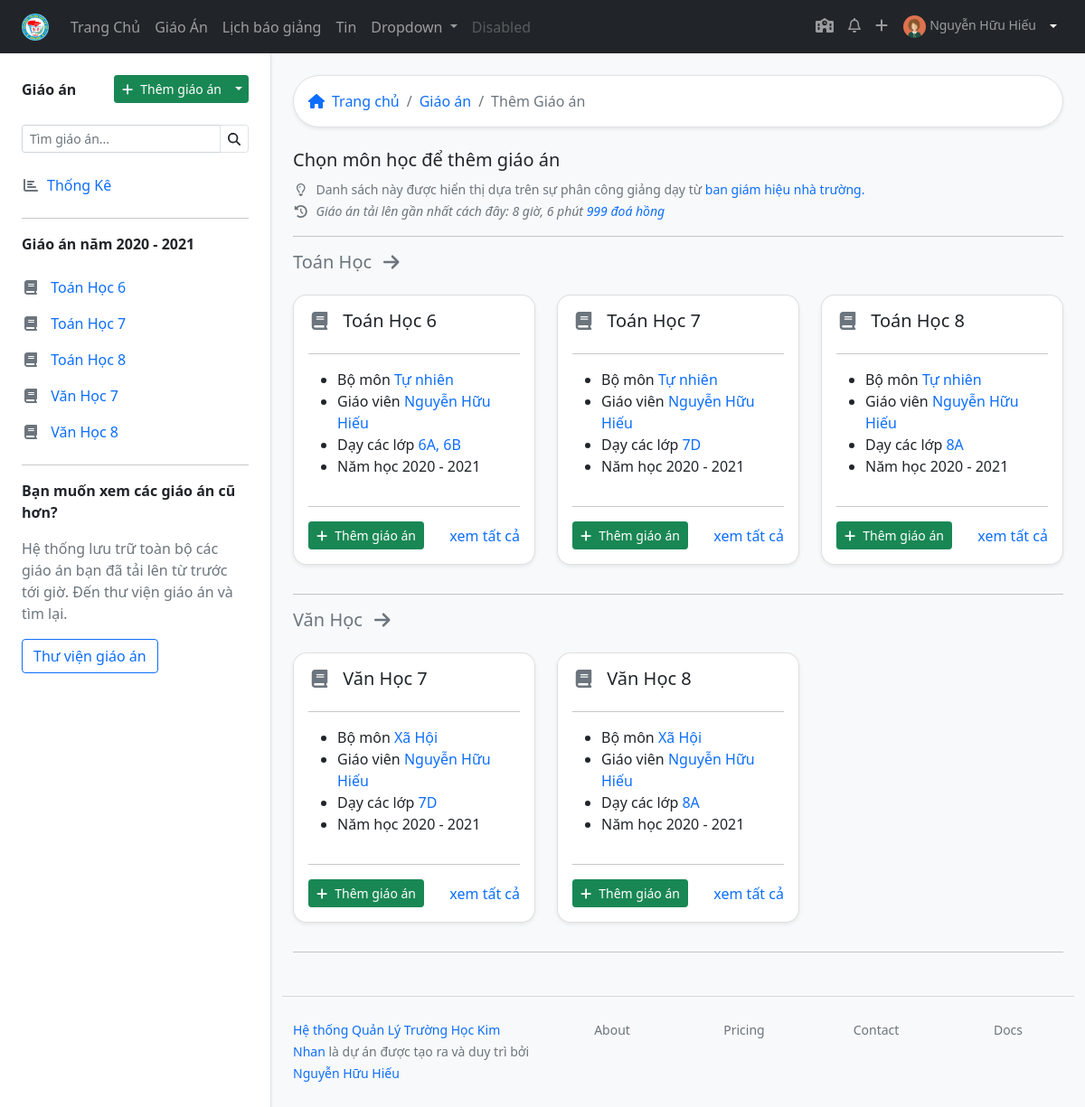
Before: /lesson/add/ (signed in) with the older database file.
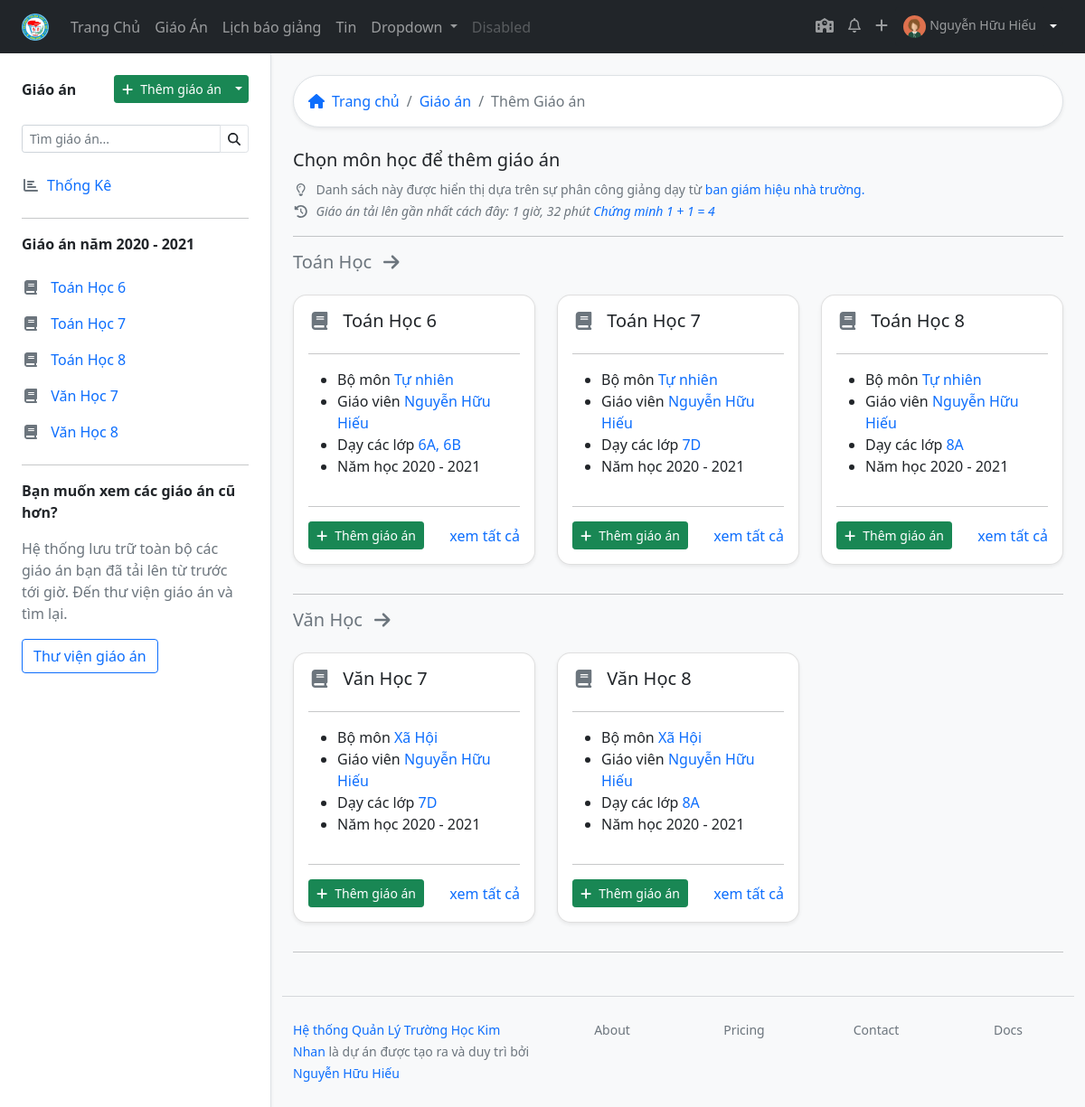
After: the same page with the newer database file.
### lessonmanagement/models.py (models this page shows, shortened)
class Lesson(models.Model):
    title = models.CharField(max_length=200)
    lesson_path = models.FileField(blank=True, null=True)
    upload_time = models.DateTimeField(blank=True, null=True)
    edit_time = models.DateTimeField(blank=True, null=True)
    LEVEL_CHOICES = [
        (6, 6),
        (7, 7),
        (8, 8),
        (9, 9)
    ]
    level = models.IntegerField(choices=LEVEL_CHOICES)
    description = models.CharField(max_length=200, null=True, blank=True)
    teacher = models.ForeignKey(Teacher, on_delete=models.CASCADE)
    subject = models.ForeignKey(Subject, on_delete=models.CASCADE)
    start_number_lesson = models.IntegerField(help_text="Bài giảng này ở tiết số mấy")
    cout_number_lesson = models.IntegerField(help_text="Bài giảng này trong bao nhiêu tiết")
    schoolyear = models.ForeignKey("Schoolyear", on_delete=models.CASCADE, blank=True, null=True)
    classyear = models.ManyToManyField(Classyear, through="LessonClassyear")
    STATUS_CHOICES = [
    ('pending', 'Chờ duyệt'),
    ('acept', 'Đã duyệt'),
    ('deny', 'Bị từ chối'),
    ]
    status = models.CharField(max_length=10, blank=True, choices=STATUS_CHOICES ,default='pending')
    checker = models.ForeignKey(Teacher, related_name="lesson_checker" ,on_delete=models.SET_NULL, null=True, blank=True)
    check_date = models.DateTimeField(auto_now=True)
    note_checker = models.CharField(max_length=200, blank=True)
    class Meta:
        verbose_name = "Giáo Án"
        verbose_name_plural = "Giáo Án"
        ordering = ["-upload_time"]

### lessonmanagement/views.py (the view)
# urls.py: path('lesson/add/', views.addlesson, name="addlesson"),
def addlesson(request):
    try:
        lesson_latest = Lesson.objects.filter(teacher=request.user.teacher.id).latest('upload_time')
        context = {
            'lesson_latest': lesson_latest
        }
    except:
        context = {
        }
    return render(request, 'add_lesson.html', context)

### lessonmanagement/models.py (called while the page is built)
    def full_name(self):
        return ('%s %s') % (self.firstname, self.lastname)

    def schoolyear(self):
        if now.month < 9:
            return ('%s - %s') % (now.year - 1, now.year)
        else:
            return ('%s - %s') % (now.year, now.year+1)

    def lesson_list(self):
        return self.lesson_set.filter(teacher = self.user.id)

    def subject_classyear_list(self):
        return self.subjectclassyear_set.filter(is_teach_now = True).order_by('subject__title').values('subject__title', 'classyear__startyear','subject__group__title').distinct()

    def subject_classyeartitle_list(self):
        return self.subjectclassyear_set.filter(is_teach_now = True).order_by('subject__title').values('subject__title', 'classyear__startyear','subject__group__title', 'classyear__title').distinct()

### lessonmanagement/templatetags/lessonmanagement_extras.py (called while the page is built)
@register.filter
def classlevel(value):
    now = datetime.now()
    i = 0
    if (now.month < 9):
        i =  (now.year - value) + 5
    else:
        i = (now.year - value) + 6
    if i in [6,7,8,9]:
        return i
    else:
        return value

### lessonmanagement/templates/add_lesson.html
{% extends 'base_withsidebar.html' %}
{% block content %}
{% with teacher=request.user.teacher %}
{% load lessonmanagement_extras %}
<div class="bg-white border shadow-sm p-3 rounded-pill mb-4">
    <nav aria-label="breadcrumb">
      <ol class="breadcrumb m-0 ">
        <li class="breadcrumb-item"><a href="{% url 'index' %}" class="text-decoration-none"><i class="fas fa-home me-2"></i>Trang chủ</a></li>
        <li class="breadcrumb-item"> <a href="{% url 'alllessons' %}" class="text-decoration-none">Giáo án</a></li>
        <li class="breadcrumb-item active" aria-current="page">Thêm Giáo án</li>
      </ol>
    </nav>
  </div>
  <h5>Chọn môn học để thêm giáo án</h5>
  <small class="text-muted"><i class="far fa-lightbulb me-2 fa-fw"></i>Danh sách này được hiển thị dựa trên sự phân công giảng dạy từ <a href="#" class="text-decoration-none">ban giám hiệu nhà trường.</a></small>
  <br>
  <small class="text-muted fst-italic"><i class="fas fa-history me-2 fa-fw"></i>Giáo án tải lên gần nhất cách đây: {{ lesson_latest.upload_time|timesince }} <a href="#" class="text-decoration-none">{{ lesson_latest.title }}</a> </small>
  <hr>
  {% regroup teacher.subject_classyeartitle_list by subject__title as subject_classyeartitle_list_regroup %}
  {% for i in subject_classyeartitle_list_regroup %}
  <div class="row">
    <h5><a href="#" class="text-decoration-none link-secondary">{{ i.grouper }} <i class="fas fa-arrow-right ms-2"></i></a> </h5>
    {% regroup i.list by classyear__startyear as i_list_regroup %}
    {% for j in i_list_regroup %}
    <div class="col-4 my-3">
        <div class="card rounded-15 shadow-sm h-100">
            <div class="card-body d-flex flex-column  ">
              <h5 class="card-title"><i class="fas fa-book fa-fw me-2 text-muted"></i>
                {{ i.grouper }} {{ j.grouper|classlevel }}
                </h5>
              <hr>
                <p class="card-text m-0">
                <ul class="m-0">
                    <li>Bộ môn <a href="#" class="text-decoration-none">{{ j.list.0.subject__group__title }}</a></li>
                    <li>Giáo viên <a href="#" class="text-decoration-none">{{ teacher.full_name }}</a></li>
                    <li>Dạy các lớp
                      {% for k in j.list %}
                      <a href="#" class="text-decoration-none">{{ k.classyear__startyear|classlevel }}{{ k.classyear__title }}{% if forloop.last %}{% else %},{% endif %}
                      </a>
                      {% endfor %}
                    </li>
                    <li>Năm học {{ teacher.schoolyear }} </li>
                  </ul>
                </p>
                <hr>
                <div class="mt-auto d-flex justify-content-between align-items-center">
                  <a href="{% url 'add_lesson_subject_level' i.grouper|slugify j.grouper|classlevel %}" class="btn btn-sm btn-success"><i class="fas fa-plus me-2"></i>Thêm giáo án</a>
                  <a href="#" class="text-decoration-none">xem tất cả</a>
                </div>
            </div>
          </div>
      </div>
      {% endfor %}
  </div>
  <hr>
  {% endfor %}
  {% endwith %}
{% endblock %}

Changed rows visible on the page:
no longer on this page (row unchanged): Lesson: upload_time "8 giờ, 6 phút", title "999 đoá hồng"
added Lesson: upload_time "1 giờ, 32 phút", title "Chứng minh 1 + 1 = 4"
